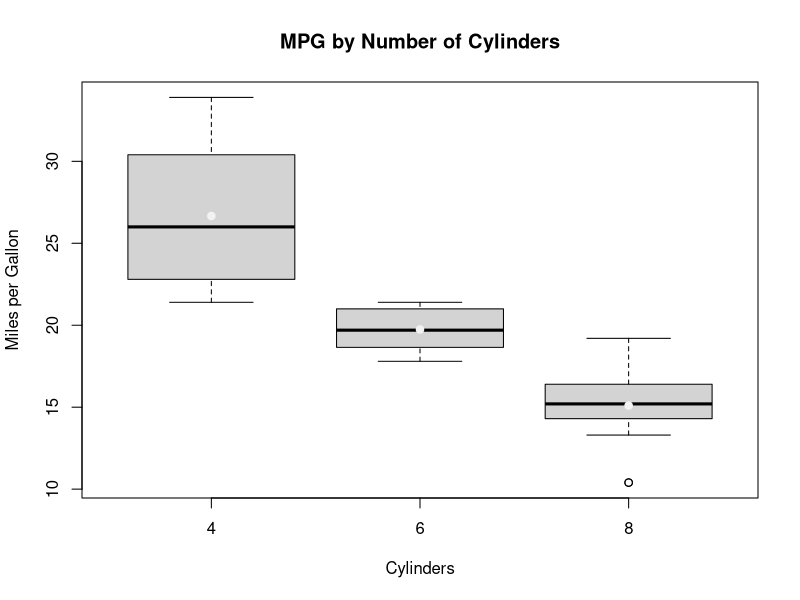

Write the R code that produced this figure.
dat <- mtcars

boxplot(mpg ~ cyl, data = dat,
        main = "MPG by Number of Cylinders",
        xlab = "Cylinders", ylab = "Miles per Gallon")

means <- tapply(dat$mpg, dat$cyl, mean)
points(1:length(means), means, col = "grey95", pch = 19)
